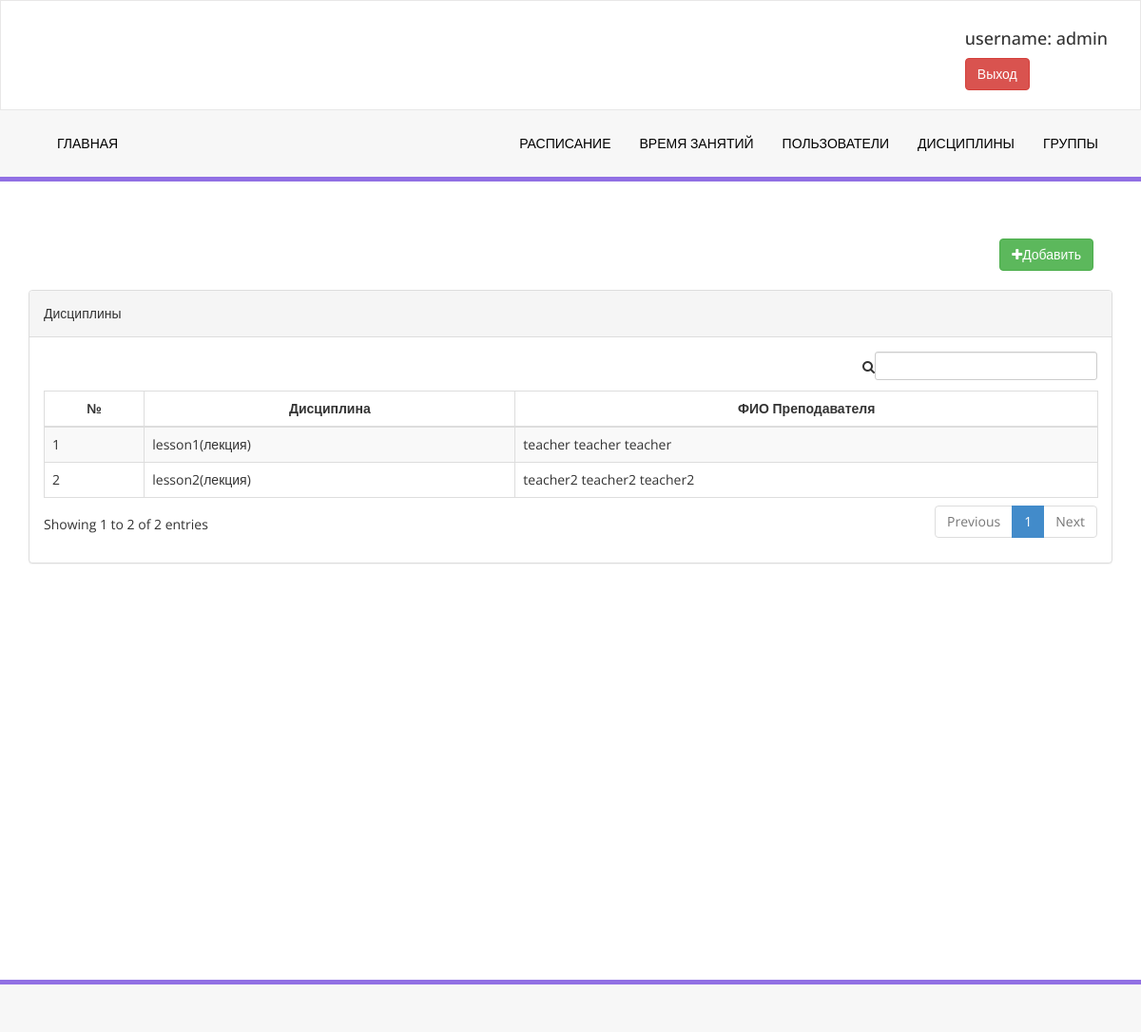
The page /lesson/info/list/ (signed in) on the database as committed earlier.
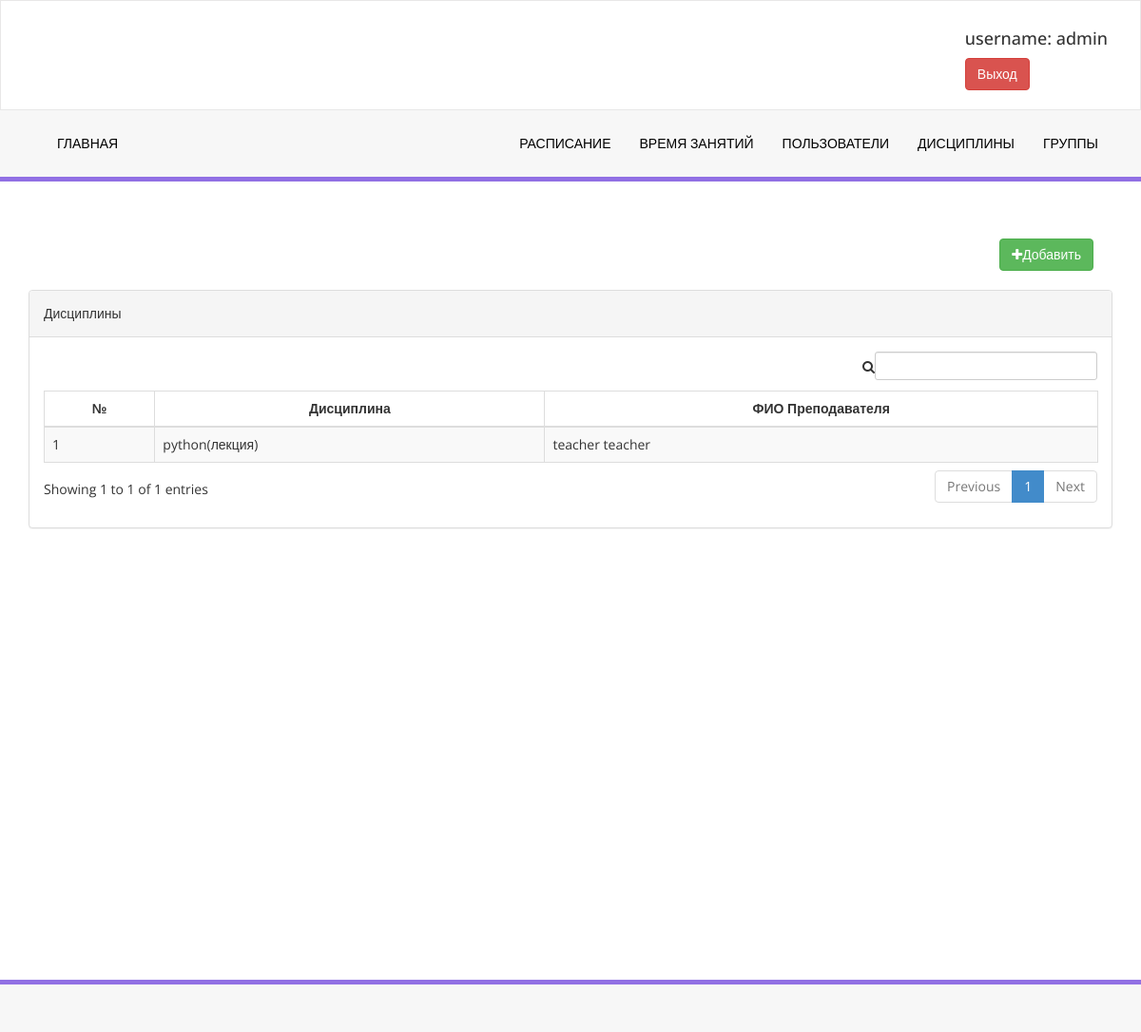
The same page on the database as committed later.
### Lesson/models.py (models this page shows, shortened)
class LessonInfo(models.Model):
    name = models.CharField(max_length=255)
    type = models.ForeignKey(LessonType, on_delete=models.CASCADE)
    teacher = models.ForeignKey(Profile, on_delete=models.CASCADE, limit_choices_to={'level': "Teacher"})

class LessonType(models.Model):
    name = models.CharField(max_length=255)
    def __str__(self):
        return self.name

### Profile/models.py (models this page shows, shortened)
class Profile(models.Model):
    LEVEL = (
        ("Teacher", "Преподаватель"),
        ("Student", "Студент"),
        ("Training_division", "Учебный отдел")
    )
    user = models.OneToOneField(User, on_delete=models.CASCADE)
    first_name = models.CharField(max_length=255, null=True)
    last_name = models.CharField(max_length=255, null=True)
    otchestvo = models.CharField(max_length=255, null=True)
    level = models.CharField(max_length=255, choices=LEVEL)

### Lesson/views.py (the view)
# urls.py: path('info/list/', views.LessonInfoListView.as_view(), name='info'),
class LessonInfoListView(LoginRequiredMixin, generic.ListView):
    template_name = 'lesson/list.html'
    model = LessonInfo
    def get_queryset(self):
        if self.request.user.profile.level == "Training_division":
            return LessonInfo.objects.all()
        elif self.request.user.profile.level == "Teacher":
            return LessonInfo.objects.filter(teacher_id=self.request.user.profile.id)
        elif self.request.user.profile.level == "Student":
            return LessonInfo.objects.filter(lesson__group__in=self.request.user.profile.studentgroup_set.all())
        return LessonInfo.objects.none()

### templates/lesson/list.html
{% extends "base.html" %}
{% block content %}
    {% if request.user.profile.level == "Training_division" %}
    <div class="row">
        <div class="col-md-12">
            <div class="right-div">
                <a class="btn btn-success" href="{% url 'lesson:lesson_info_create' %}"> <i class="fa fa-plus "></i>Добавить</a>
            </div>
        </div>
    </div>
    {% endif %}
    <div class="row">
        <div class="col-md-12">
            <div class="panel panel-default">
                <div class="panel-heading">
                    Дисциплины
                </div>
                <div class="panel-body">
                    <div class="table-responsive">
                        <table class="table table-striped table-bordered table-hover" id="lesson_info_table">
                            <thead>
                            <tr>
                                <th class="text-center">№</th>
                                <th class="text-center">Дисциплина</th>
                                <th class="text-center">ФИО Преподавателя</th>
                            </tr>
                            </thead>
                            <tbody>
                            {% for lesson in lessoninfo_list %}
                                <tr class="odd gradeX">
                                    <td>{{ forloop.counter }}</td>
                                    <td>{{ lesson.name }}({{ lesson.type }})</td>
                                    <td>{% if  lesson.teacher.last_name %}{{ lesson.teacher.last_name }}{% endif %} {% if  lesson.teacher.first_name %}{{ lesson.teacher.first_name }}{% endif %} {% if  lesson.teacher.otchestvo %}{{ lesson.teacher.otchestvo }}{% endif %}</td>
                                </tr>
                            {% endfor %}
                            </tbody>
                        </table>
                    </div>
                </div>
            </div>
        </div>
    </div>
    </div>
{% endblock %}

### templates/base.html (shortened to what this page needs)
{% load static %}
<!DOCTYPE html>
<html>
<head>
    <link href='{% static 'js/fullcalendar-5.3.2/lib/main.css' %}' rel='stylesheet'/>
    <link rel="stylesheet" href="//code.jquery.com/ui/1.12.1/themes/base/jquery-ui.css">
    <link rel="stylesheet" href="/resources/demos/style.css">
    <link href="{% static 'css/bootstrap.css' %}" rel="stylesheet"/>
    <link href="{% static 'css/font-awesome.css' %}" rel="stylesheet"/>
    <link href="{% static 'css/style.css' %}" rel="stylesheet"/>
    <link href="{% static 'js/dataTables/dataTables.bootstrap.css' %}" rel="stylesheet"/>
</head>
<body>
<div class="navbar navbar-inverse set-radius-zero">
    <div class="container">
        <div class="row">
            <div class="pull-right right-div">
                <h4> username: {{ request.user.username }} </h4>
                <a href="{% url 'logout' %}" class="btn btn-danger">Выход</a>
            </div>
        </div>
    </div>
</div>
<section class="menu-section">
    <div class="container">
        <div class="row ">
            <div class="col-md-12">
                <div class="navbar-collapse collapse ">
                    <ul id="menu-top" class="nav navbar-nav navbar-left">
                        <li><a id="nav-stream" href="/" class="">Главная</a></li>
                    </ul>
                    <ul id="menu-top" class="nav navbar-nav navbar-right">
                        <li><a id="nav-stream" href="{% url "calendar:list" %}" class="">Расписание</a></li>
                        <li><a id="nav-subs" href="{% url "lesson:time" %}">Время занятий</a></li>
                        {% if request.user.profile.level == "Training_division" %}
                            <li><a id="nav-mystreams" href="{% url "profile:list" %}">пользователи</a></li>
                        {% endif %}
                        <li><a id="nav-create" href="{% url 'lesson:info' %}">Дисциплины</a></li>
                        {% if request.user.profile.level == "Student" %}
                            <li><a id="nav-create" href="{% url 'profile:group_list' %}">Моя группа</a></li>
                        {% else %}
                            <li><a id="nav-create" href="{% url 'profile:group_list' %}">Группы</a></li>
                        {% endif %}
                    </ul>
                </div>
            </div>
        </div>
    </div>
</section>
<div class="content-wrapper">
    <div class="container">
        {% block content %}
        {% endblock %}
    </div>
<section class="footer-section">
</section>
</body>
</html>

### static/css/style.css (style rules this page uses)
.set-radius-zero { border-radius:0px; -moz-border-radius:0px; -webkit-border-radius:0px; }
.content-wrapper { margin-top: 40px; min-height:800px; padding-bottom:90px; }
.right-div { float: right; padding: 20px; }
#menu-top a { color:#000; text-decoration:none; font-weight:500; padding: 25px 15px 25px 15px; text-transform:uppercase; }
.menu-section { background-color: #f7f7f7; border-bottom:5px solid #9170E4; width:100% }
.navbar-inverse { background-color: #FFF; border-color: rgba(155, 153, 153, 0.23); }
.navbar { min-height: 90px; margin-bottom: 0px; }
.footer-section { padding:25px 50px 25px 50px; color:#000; font-size:13px; background-color: #f7f7f7; text-align:right; border-top:5px solid #9170E4; }

Rows that differ between the two databases and show on the page:
removed LessonInfo: name "lesson2", type "лекция", teacher.last_name "teacher2", teacher.first_name "teacher2", teacher.otchestvo "teacher2"
changed LessonInfo "лекция": name "lesson1" → "python"; teacher.otchestvo "teacher" → (not shown); teacher_id 3 → 2 (drawn)
Other text that changed with them:
text written by a page script: "Showing 1 to 2 of 2 entries Previous 1 Next" → "Showing 1 to 1 of 1 entries Previous 1 Next"
